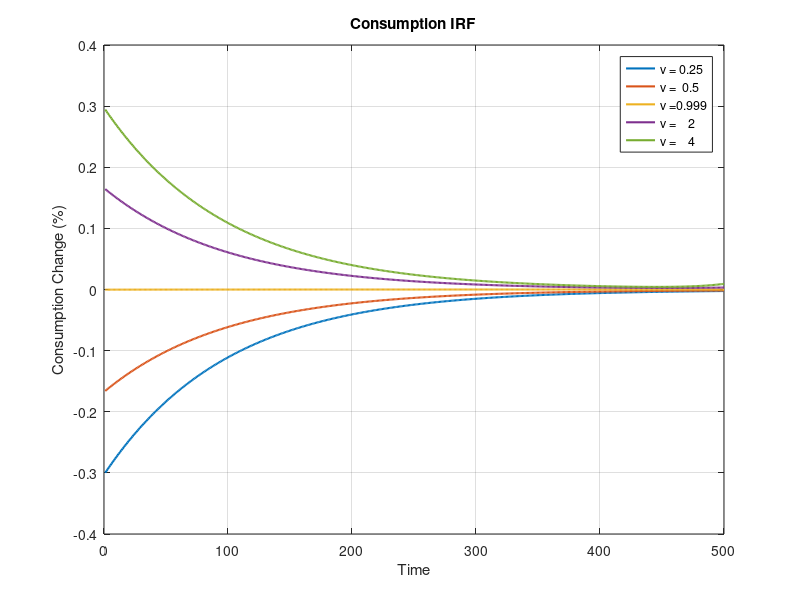
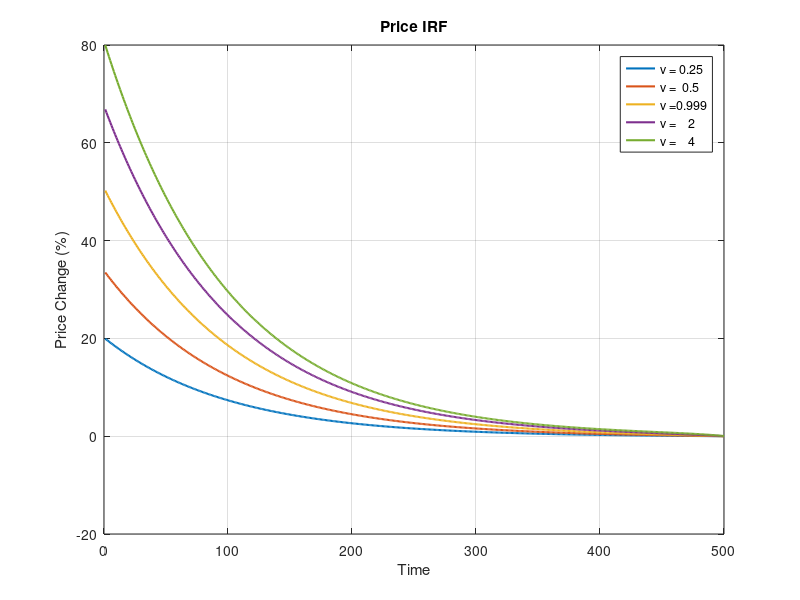
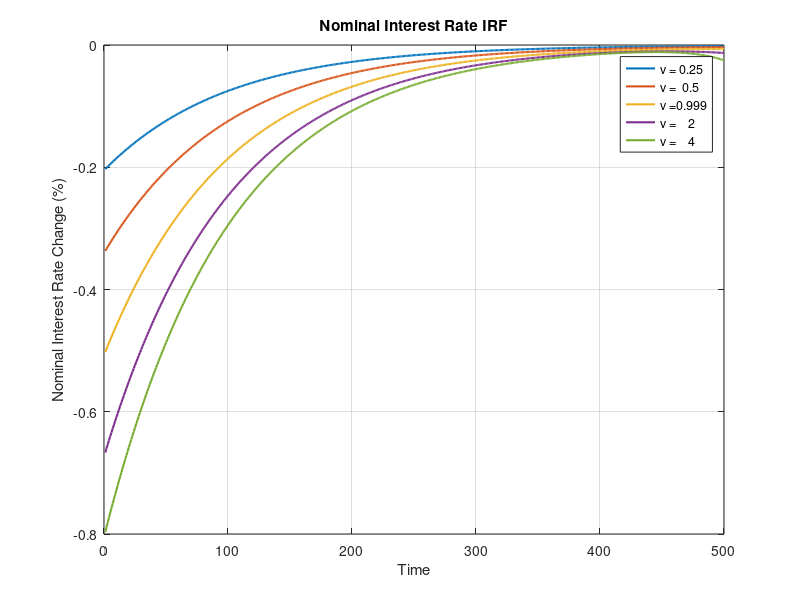

Reproduce these figures in MATLAB, in order.
% ECON 210C Homework 1
% Author: Jiahui Shui

%% Parameters
gam = 1;
phi = 1;
chi = 1;
beta = 0.99;
rho = 0.99;
sigma_m = 0.01;
nu_arr = [0.25, 0.5, 0.999, 2, 4];

% time
T = 500;

%% Calibration
nu_len = length(nu_arr);
theta_arr = zeros(1, nu_len);
for i = 1:nu_len
    nu = nu_arr(i);
    f = @(theta) (1-beta)^(-1/nu)*(theta/(1-theta))^(1/nu)*((1-theta)/chi*((1-theta+theta*(1-beta)^(-(1-nu)/nu)*(theta/(1-theta))^((1-nu)/nu)))^((nu-gam)/(1-nu)))^(1/(phi+gam))-1;
    theta_arr(i) = fzero(f, 0.01);
end


%% Setup Matrices
I = sparse(eye(T));
O = sparse(zeros(T,T));
Ip1 = sparse(diag(ones(1, T-1), 1));
Im1 = sparse(diag(ones(1, T-1), -1));

%% Generating m
m = zeros(T,1);
m(1) = 1;
for j=2:T
    m(j) = rho*m(j-1);
end

%% Iteration
for i=1:nu_len
    nu = nu_arr(i);
    theta = theta_arr(i);
    % Market Clearing Condition Block
    Phigmc = I;
    Phigmy = -I;
    Phigmq = O; Phigmx = O; Phigmw = O;
    
    Phieulc = nu*I-nu*Ip1;
    Phieulx = (gam-nu)*I-(gam-nu)*Ip1;
    Phieulq = I;
    Phieuly = O;
    Phieulw = O;
 
    dHdY = [Phigmc, Phigmq, Phigmx, Phigmy, Phigmw; Phieulc, Phieulq, Phieulx, Phieuly, Phieulw];
    % There's extra term dHdU here
    Phigmn = O;
    Phieuln = O;
    Phigmp = O;
    Phieulp = I-Ip1;
    dHdU = [Phigmn, Phigmp; Phieuln, Phieulp];

    % Firm Block
    Phiyn = I;
    Phiyp = O;
    Phiyep = O;
    Phiwp = I;
    Phiwn = O;
    Phiwep = O;
    dYFdU = [Phiyn, Phiyp;Phiwn, Phiwp];
    dYFdZ = [Phiyep; Phiwep];

    % Households Block
    omega = (theta^(1/nu)*(1-beta)^(1-1/nu))/((1-theta)^(1/nu)+theta^(1/nu)*(1-beta)^(1-1/nu));
    eta = beta/(nu*(1-beta));
    Phicn = -eta*phi/(gam*eta-(gam-nu)*omega*eta)*I;
    Phicp = (gam-nu)*omega*eta/(gam*eta-(gam-nu)*omega*eta)*I;
    Phiqn = -phi/(gam*eta-(gam-nu)*omega*eta)*I;
    Phiqp = gam/(gam*eta-(gam-nu)*omega*eta)*I;
    Phicm = -(gam-nu)*omega*eta/(gam*eta-(gam-nu)*omega*eta)*I;
    Phiqm = -gam/(gam*eta-(gam-nu)*omega*eta)*I;
    Phixn = (1-omega)*Phicn;
    Phixp = (1-omega)*Phicp - omega*I;
    Phixm = (1-omega)*Phicm + omega*I;
    dYHdU = [Phicn, Phicp;Phiqn, Phiqp; Phixn, Phixp];
    dYHdZ = [Phicm; Phiqm; Phixm];

    % Stack dYdU and dYdZ
    dYdU = [dYHdU; dYFdU];
    dYdZ = [dYHdZ; dYFdZ];

    % Compute dHdU and dHdZ
    dHdU = dHdY * dYdU + dHdU;
    dHdZ = dHdY * dYdZ;

    % Jacobian
    dUdZ = -inv(dHdU)*dHdZ;
    dYdZ = dYdU*dUdZ+dYdZ;
    dXdZ = [dUdZ;dYdZ];

    % Compute IRF
    X = dXdZ * m;
    B = reshape(X, [T, 7]);
    
    % Unpack B
    n = B(: ,1);
    p = B(:, 2);
    c = B(:, 3);
    q = B(:, 4);
    x = B(:, 5);
    y = B(:, 6);
    w = B(:, 7);
    
    % Plot c
    figure(1);
    plot(1:length(c), c*100, '-', 'Linewidth', 1.5);
    hold on

    figure(2);
    plot(1:length(p), p*100, '-', 'Linewidth', 1.5);
    hold on

    figure(3);
    plot(1:length(q), q*100, '-', 'Linewidth', 1.5);
    hold on
end

%% Check Sum
sum(abs(y-n)<1e-5)/T == 1
sum(abs(w-p)<1e-5)/T == 1
sum(abs(gam*c+phi*n+(gam-nu)*omega*eta*q)<1e-5)/T==1
sum(abs(m-p-c+eta*q)<1e-5)/T == 1
sum(abs(y-c)<1e-5)/T==1
sum(abs(q+Phieulp*p+Phieulc*c+Phieulx*x)<1e-5)/T==1
sum(abs(x-(1-omega)*c-omega*(m-p))<1e-5)/T==1

%% Finish Plot
figure(1)
hold off
legend(strcat('\nu = ',num2str(nu_arr')))
title('Consumption IRF')
xlabel('Time')
ylabel('Consumption Change (%)')
grid on

figure(2)
hold off
legend(strcat('\nu = ',num2str(nu_arr')))
title('Price IRF')
xlabel('Time')
ylabel('Price Change (%)')
grid on

figure(3)
hold off
legend(strcat('\nu = ',num2str(nu_arr')))
title('Nominal Interest Rate IRF')
xlabel('Time')
ylabel('Nominal Interest Rate Change (%)')
grid on